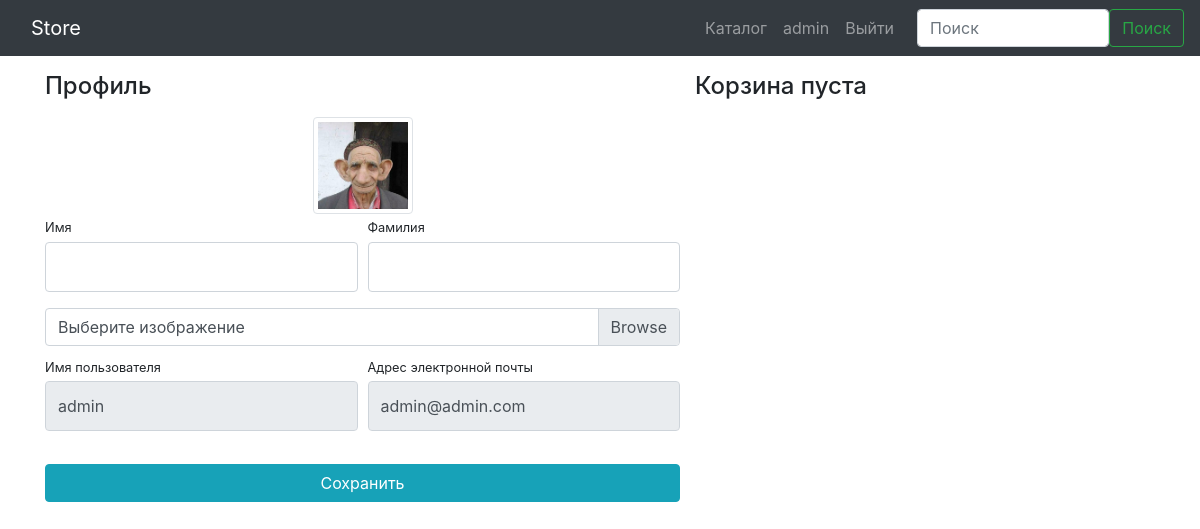
/users/profile/ (signed in), run on the app's committed database.
### users/models.py (models this page shows)
class User(AbstractUser):
    image = models.ImageField(upload_to='users_images', blank=True)

### users/views.py (the view)
# urls.py: path('profile/', profile, name='profile'),
@login_required
def profile(request):
    user = request.user
    if request.method == 'POST':
        form = UserProfileForm(data=request.POST, files=request.FILES, instance=user)
        if form.is_valid():
            form.save()
            return HttpResponseRedirect(reverse('users:profile'))
    else:
        form = UserProfileForm(instance=user)
    baskets = Basket.objects.filter(user=user)
    total_quantity = sum(basket.quantity for basket in baskets)
    total_sum = sum(basket.sum() for basket in baskets)
    context = {
        'form': form,
        'title': 'Store - Личный кабинет',
        'baskets': baskets,
        'total_quantity': total_quantity,
        'total_sum': total_sum
    }
    return render(request, 'users/profile.html', context)

### users/forms.py
class UserProfileForm(UserChangeForm):
    username = forms.CharField(widget=forms.TextInput(attrs={'readonly': True}))
    email = forms.CharField(widget=forms.EmailInput(attrs={'readonly': True}))
    image = forms.ImageField(widget=forms.FileInput(), required=False)
    class Meta:
        model = User
        fields = ('username', 'email', 'first_name', 'last_name', 'image')
    def __init__(self, *args, **kwargs):
        super(UserProfileForm, self).__init__(*args, **kwargs)
        for field_name, field in self.fields.items():
            field.widget.attrs['class'] = 'form-control py-4'
        self.fields['image'].widget.attrs['class'] = 'custom-file-input'

### users/templates/users/profile.html (shortened to what this page needs)
{% extends 'products/base.html' %}
{% load static %}
{% block css %}
    <link href="{% static 'css/profile.css' %}" rel="stylesheet">
{% endblock %}
{% block content %}
    <div class="container">
        <div class="row">
            <div class="col-lg-7">
                <h4 class="mt-3 mb-3">Профиль</h4>
                <div class="col-lg-12 text-center">
                    <img width="100" height="100" src="{% if user.image %} {{ user.image.url }} {% else %} {% static 'vendor/img/users/default_avatar.jpg' %} {% endif %}" class="img-thumbnail">
                </div>
                <form action="{% url 'users:profile' %}" method="POST" enctype="multipart/form-data"> {% csrf_token %}
                    <div class="form-row">
                        <div class="col-lg-6">
                            <div class="form-group">
                                <label class="small mb-1" for="{{ form.first_name.id_for_label }}">Имя</label>
                                {{ form.first_name }}
                            </div>
                        </div>
                        <div class="col-lg-6">
                            <div class="form-group">
                                <label class="small mb-1" for="{{ form.last_name.id_for_label }}">Фамилия</label>
                                {{ form.last_name }}
                            </div>
                        </div>
                    </div>
                    <div class="form-row mb-2">
                        <div class="col-lg-12">
                            <div class="custom-file">
                                <label class="custom-file-label" for="{{ form.image.id_for_label }}">Выберите изображение</label>
                            </div>
                        </div>
                    </div>
                    <div class="form-row">
                        <div class="col-lg-6">
                            <label class="small mb-1" for="{{ form.username.id_for_label }}">Имя пользователя</label>
                            {{ form.username }}
                        </div>
                        <div class="col-lg-6">
                            <label class="small mb-1" for="{{ form.email.id_for_label }}">Адрес электронной почты</label>
                            {{ form.email }}
                        </div>
                    </div>
                    <div class="form-row">
                        <div class="col-lg-12" style="margin-top: 33px;">
                            <input class="btn btn-info btn-block" type="submit" value="Сохранить">
                        </div>
                    </div>
                </form>
            </div>
            {% include 'products/basket.html' %}
        </div>
    </div>
{% endblock %}

### products/templates/products/base.html (shortened to what this page needs)
{% load static %}
<!DOCTYPE html>
<html lang="ru">
    <head>
        <link href="{% static 'vendor/bootstrap/css/bootstrap.min.css' %}" rel="stylesheet">
        {% block css %} {% endblock %}
    </head>
    <body>
        <nav class="navbar navbar-expand-lg navbar-dark bg-dark fixed-top">
            <div class="container">
                <a class="navbar-brand" href="{% url 'index' %}">Store</a>
                <div class="collapse navbar-collapse" id="navbarResponsive">
                    <ul class="navbar-nav ml-auto">
                        <li class="nav-item">
                            <a class="nav-link" href="{% url 'products:index' %}">Каталог
                            </a>
                        </li>
                        {% if user.is_authenticated %}
                            <li class="nav-item">
                                <a class="nav-link" href="{% url 'users:profile' %}">
								    {{ user.username }}
                                </a>
                            </li>
                            <li class="nav-item">
                                <a class="nav-link" href="{% url 'users:logout' %}">Выйти </a>
                            </li>
                        {% else %}
                            <li class="nav-item">
                                <a class="nav-link" href="{% url 'users:login' %}">Войти <i class="fas fa-sign-in-alt"></i></a>
                            </li>
                        {% endif %}
                    </ul>
                </div>
            </div>
			<form class="d-flex" action="{% url 'search_results' %}" role="search" name="q" method="GET">
                <input class="form-control me-2" type="search" placeholder="Поиск" aria-label="Поиск" name="q">
                <button class="btn btn-outline-success" type="submit">Поиск</button>
            </form>
        </nav>
        {% block content %} {% endblock %}
    </body>
</html>

### static/css/profile.css (style rules this page uses)
body { padding-top: 56px; }

### data on the page
User: username "admin", image (picture), email "admin@admin.com"
